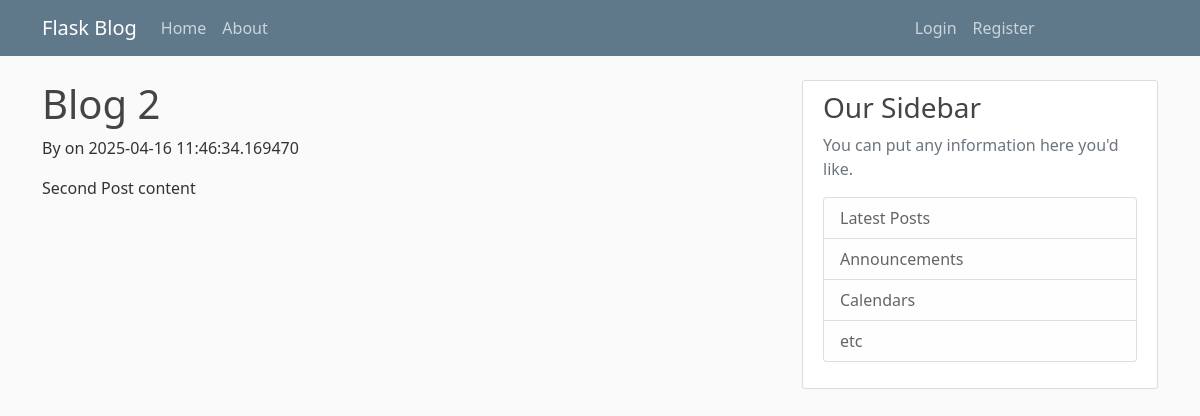
Page /home on the earlier database version.
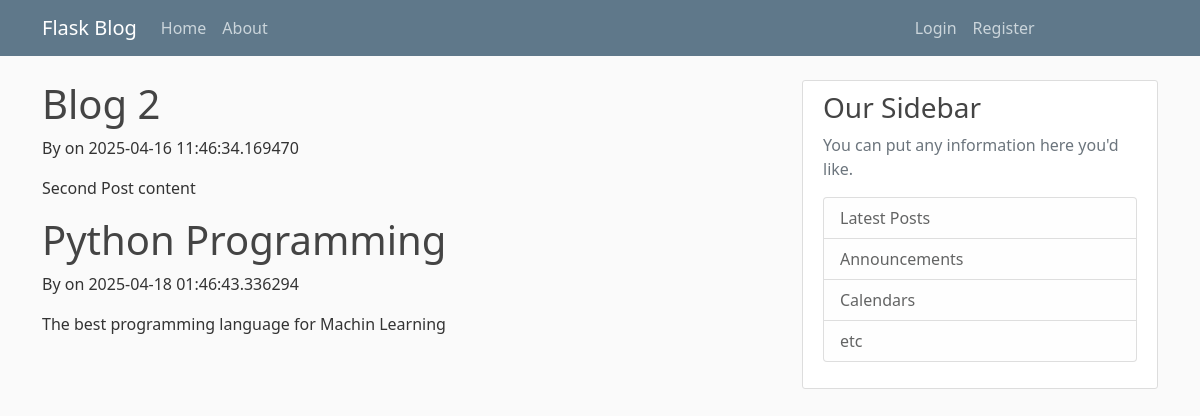
Same page on the later database version.
### flaskblog/models.py (models this page shows, shortened)
class Post(db.Model, UserMixin):
    id = db.Column(db.Integer, primary_key=True)
    title = db.Column(db.String(100), nullable=False)
    date_posted = db.Column(db.DateTime, nullable=False, default=datetime.utcnow)
    content = db.Column(db.Text, nullable=False)
    user_id = db.Column(db.Integer, db.ForeignKey('user.id'), nullable=False)

### flaskblog/routes.py (the view)
@app.route("/")
@app.route("/home")
def home():
    posts = Post.query.all()
    return render_template('home.html', posts=posts)

### flaskblog/templates/home.html
{% extends "layout.html" %}
{% block contents %}
{% for post in posts %}
<h1>{{ post.title }} </h1>
<p>By {{ post.authur }} on {{post.date_posted}} </p>
<p>{{ post.content }}</p>
{% endfor %}
{% endblock contents %}

### flaskblog/templates/layout.html (shortened to what this page needs)
<html lang="en">
<head>
    <link href="https://cdn.jsdelivr.net/npm/bootstrap@5.0.2/dist/css/bootstrap.min.css" rel="stylesheet"
>
    <link rel="stylesheet" type="text/css" href="{{ url_for('static', filename='main.css') }}">
</head>
<body>
    <header class="site-header">
        <nav class="navbar navbar-expand-md navbar-dark bg-steel fixed-top">
            <div class="container">
                <a class="navbar-brand mr-4" href="/">Flask Blog</a>
                <div class="collapse navbar-collapse" id="navbarToggle">
                    <div class="navbar-nav w-75 mr-auto">
                        <a class="nav-item nav-link" href="/">Home</a>
                        <a class="nav-item nav-link" href="/about">About</a>
                    </div>
                    <div class="navbar-nav ml-auto">
                        {% if current_user.is_authenticated %}
                        <a class="nav-item nav-link" href="{{ url_for('new_post') }}">New Post</a>
                        <a class="nav-item nav-link" href="{{ url_for('account') }}">Account</a>
                        <a class="nav-item nav-link" href="{{ url_for('logout') }}">Logout</a>
                        {% else %}
                            <a class="nav-item nav-link" href="{{ url_for('login') }}">Login</a>
                            <a class="nav-item nav-link" href="{{ url_for('register') }}">Register</a>
                        {% endif %}
                    </div>
                </div>
            </div>
        </nav>
    </header>
    <main role="main" class="container">
        <div class="row">
            <div class="col-md-8">
                {% block contents %}{% endblock contents %}
            </div>
            <div class="col-md-4">
                <div class="content-section">
                    <h3>Our Sidebar</h3>
                    <p class='text-muted'>You can put any information here you'd like.
                    <ul class="list-group">
                        <li class="list-group-item list-group-item-light">Latest Posts</li>
                        <li class="list-group-item list-group-item-light">Announcements</li>
                        <li class="list-group-item list-group-item-light">Calendars</li>
                        <li class="list-group-item list-group-item-light">etc</li>
                    </ul>
                    </p>
                </div>
            </div>
        </div>
    </main>
</body>
</html>

### flaskblog/static/main.css (style rules this page uses)
body { background: #fafafa; color: #333333; margin-top: 5rem; }
h1, h2, h3, h4, h5, h6 { color: #444444; }
.bg-steel { background-color: #5f788a; }
.site-header .navbar-nav .nav-link { color: #cbd5db; }
.content-section { background: #ffffff; padding: 10px 20px; border: 1px solid #dddddd; border-radius: 3px; margin-bottom: 20px; }

Differences in the rows shown:
added Post: title "Python Programming", date_posted "2025-04-18 01:46:43.336294", content "The best programming language for Machin Learning"
